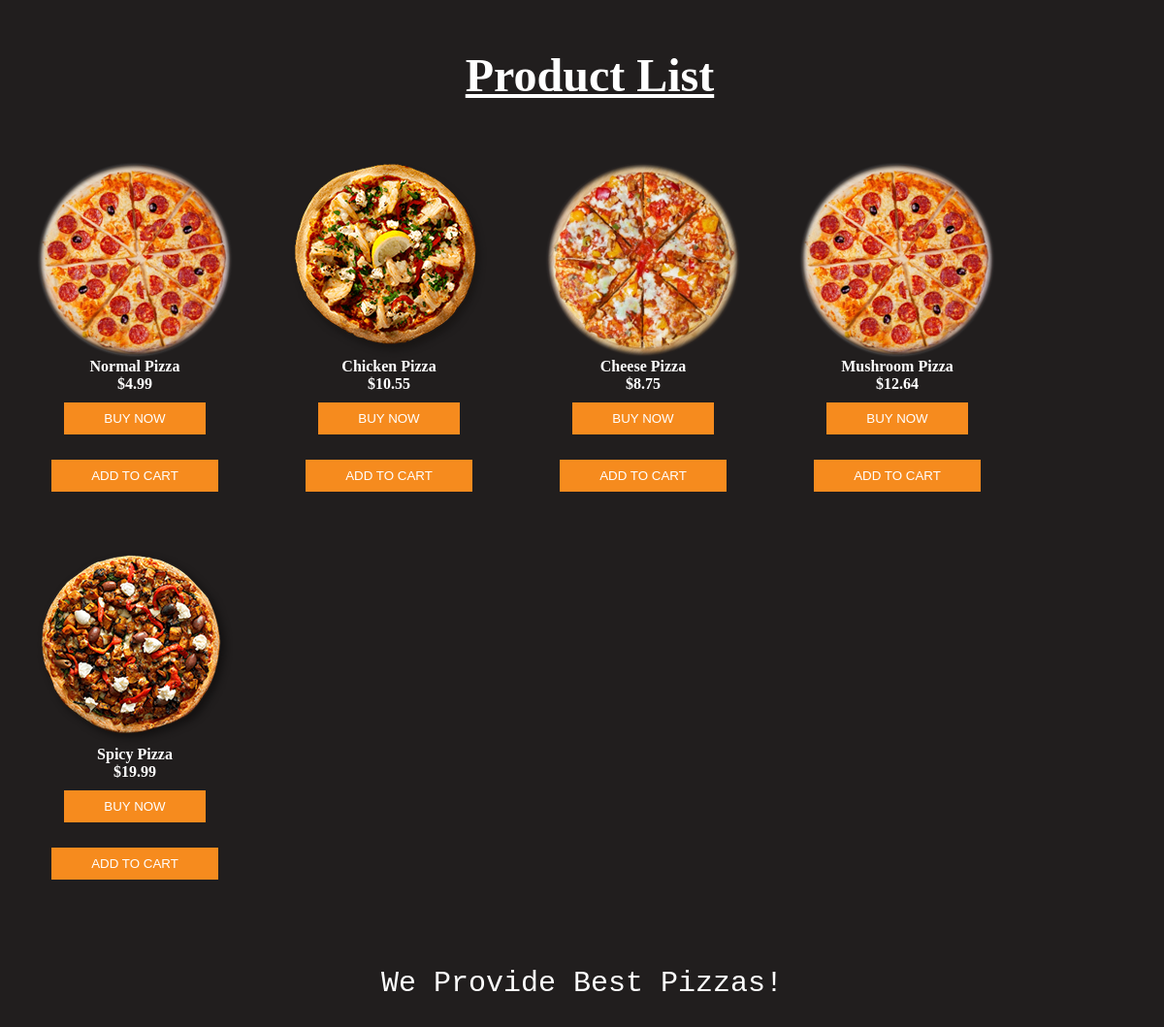
Screenshot of /Products/index.php with the database file from the repository.
### tables this page shows
CREATE TABLE IF NOT EXISTS `product` (
  `id` int(100) NOT NULL,
  `name` varchar(255) NOT NULL,
  `code` varchar(255) NOT NULL,
  `price` float NOT NULL,
  `image` varchar(8000) NOT NULL
);

### Products/index.php (the view, shortened to what this page needs)
<?php
include('db.php');
?>
<html>
<head>
<link rel='stylesheet' href='lakshan.css' type='text/css' />
</head>
<body >
<div style="width:1200px; margin:50 auto;">
<h1>Product List</h1>
<?php
$result = mysqli_query($con,"SELECT * FROM `product`");
while($row = mysqli_fetch_assoc($result)){
		echo "<div class='product_wrapper'>
			  <form method='post' action=''>
			  <input type='hidden' name='code' value=".$row['code']." />
			  <div class='image'><img src='".$row['image']."' /></div>
			  <div class='name'>".$row['name']."</div>
		   	  <div class='price'>$".$row['price']."</div>
			  <button type='submit' class='buy'>Buy Now</button>
			  </form>
              <button class='buy'>Add To Cart</button>
		   	  </div>";
        }
?>
</div>
<pre>We Provide Best Pizzas!</pre>
</body>
</html>

### Products/lakshan.css (style rules this page uses)
body { background-color: #211e1e; }
h1 { color: white; text-align: center; text-decoration: underline; font-style: Georgia, serif; font-size: 48px; }
pre { text-align: center; color: white; font-size: 30px; }
.product_wrapper { float:left; padding: 30px; text-align: center; }
.product_wrapper .name { font-weight:bold; color: white; }
.product_wrapper .price { font-weight:bold; color: white; }
.product_wrapper .buy { text-transform: uppercase; background: #F68B1E; border: 1px solid #F68B1E; cursor: pointer; color: #fff; padding: 8px 40px; margin-top: 10px; }

### rows the page displays
product: image (picture), name "Normal Pizza", price "4.99"
product: image (picture), name "Chicken Pizza", price "10.55"
product: image (picture), name "Cheese Pizza", price "8.75"
product: image (picture), name "Mushroom Pizza", price "12.64"
product: image (picture), name "Spicy Pizza", price "19.99"
